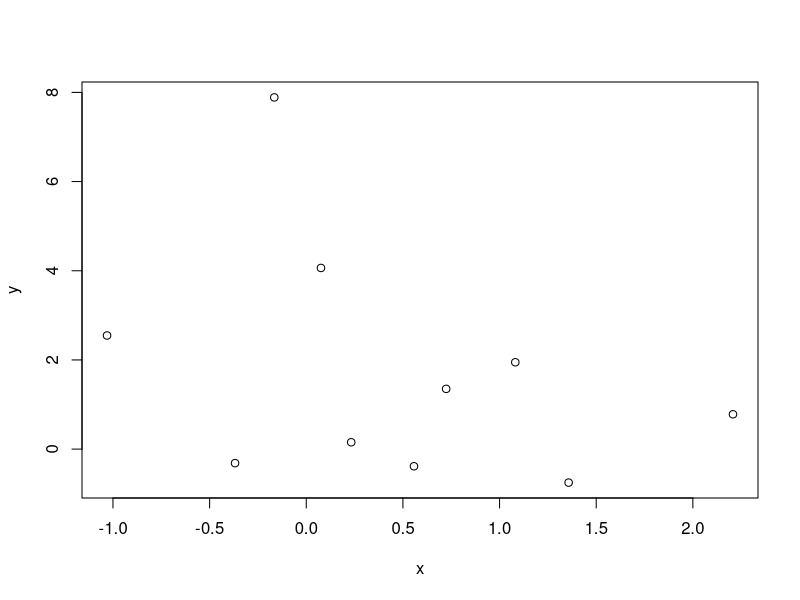

Here is the R script that generated this plot:
## ---- chunk 1
# 模板
# myfunction <- function(arg1, arg2, ... ){
#   statements
#   return(object)
# }

plt <- function(x,y){
  plot(x,y)
  return(x+y)
}

x <- rnorm(10)
y <- rnorm(10,2,3)
plt(x,y)


## ---- chunk 2

function2 <- function(x,npar=TRUE,print=TRUE) {
  if (!npar) {
    center <- mean(x); spread <- sd(x) 
  } else {
    center <- median(x); spread <- mad(x) 
  }
  if (print & !npar) {
    cat("Mean=", center, "\n", "SD=", spread, "\n")
  } else if (print & npar) {
    cat("Median=", center, "\n", "MAD=", spread, "\n")
  }
  result <- list(center=center,spread=spread)
  return(result)
}

x<-rnorm(10,0,5)
x
function2(x)

